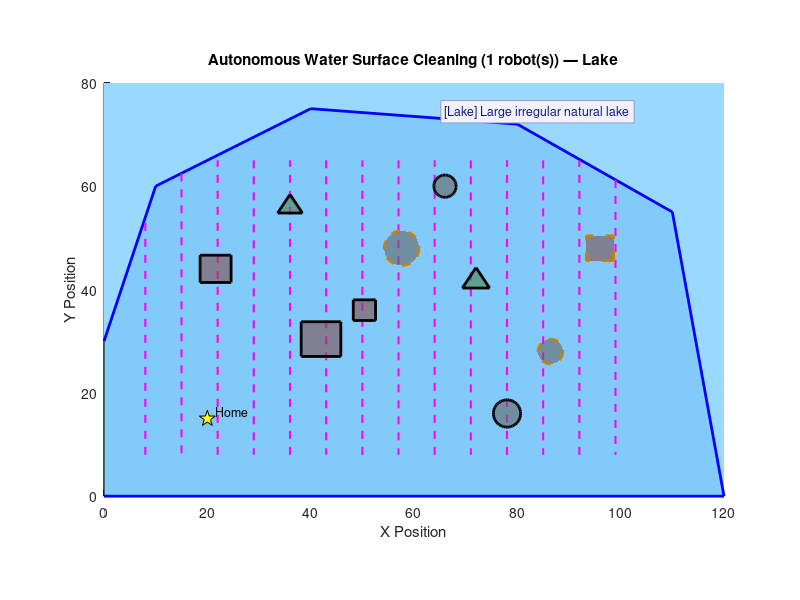

Write the MATLAB code that produced this figure. (Note: this script raises an error after producing the figure.)
%% ---------------- USER INPUT: ENVIRONMENT SELECTION ----------------

env_options = {'Lake', 'Pond', 'Pool', 'River', 'Ocean'};

[env_choice, env_ok] = listdlg( ...
    'PromptString', 'Select the water environment:', ...
    'SelectionMode', 'single', ...
    'ListString', env_options, ...
    'ListSize', [220 130], ...
    'Name', 'Environment Selection', ...
    'OKString', 'Select', ...
    'InitialValue', 1);

if ~env_ok
    disp('No environment selected. Defaulting to Lake.');
    env_choice = 1;
end

env_name = env_options{env_choice};
fprintf('Environment selected: %s\n', env_name);

%% ---------------- ENVIRONMENT PARAMETERS ----------------

switch env_name

    case 'Lake'
        xlim_range  = [0 120];
        ylim_range  = [0 80];
        water_color = [0.4 0.72 0.95];
        bg_color    = [0.6 0.85 1.0];
        boundary    = [0 0; 120 0; 110 55; 80 72; 40 75; 10 60; 0 30];
        spacing     = 7;
        xmin=8;  xmax=105; ymin=8;  ymax=65;
        num_trash   = 25;
        home_base   = [20 15];
        trash_speed_scale = 0.3;
        env_desc    = 'Large irregular natural lake';
        sweep_axis  = 'vertical';
        % obstacle_float_flags: 1 = floating, 0 = fixed
        % Expanded to 10 obstacles — 3 floating, 7 fixed
        obstacle_float_flags = [1; 0; 0; 1; 0; 0; 1; 0; 0; 0];
        obstacle_speed_scale = 0.82;

    case 'Pond'
        xlim_range  = [0 60];
        ylim_range  = [0 60];
        water_color = [0.3 0.65 0.45];
        bg_color    = [0.55 0.80 0.65];
        theta_pts   = linspace(0, 2*pi, 16)';
        cx=30; cy=30; rx=25; ry=22;
        bx = cx + rx*cos(theta_pts);
        by = cy + ry*sin(theta_pts);
        boundary    = [bx by];
        spacing     = 5;
        xmin=10; xmax=52; ymin=10; ymax=50;
        num_trash   = 12;
        home_base   = [15 15];
        trash_speed_scale = 0.15;
        env_desc    = 'Small compact pond';
        sweep_axis  = 'vertical';
        % 10 obstacles — 3 floating, 7 fixed
        obstacle_float_flags = [1; 0; 0; 1; 0; 0; 1; 0; 0; 0];
        obstacle_speed_scale = 0.65;

    case 'Pool'
        xlim_range  = [0 80];
        ylim_range  = [0 40];
        water_color = [0.1 0.65 0.85];
        bg_color    = [0.7 0.90 0.98];
        boundary    = [5 5; 75 5; 75 35; 5 35];
        spacing     = 5;
        xmin=8;  xmax=72; ymin=8;  ymax=32;
        num_trash   = 15;
        home_base   = [8 8];
        trash_speed_scale = 0.10;
        env_desc    = 'Rectangular swimming pool';
        sweep_axis  = 'vertical';
        % 9 obstacles — 4 floating, 5 fixed
        obstacle_float_flags = [1; 1; 0; 0; 1; 0; 0; 1; 0];
        obstacle_speed_scale = 1.038;

    case 'River'
        xlim_range  = [0 180];
        ylim_range  = [0 40];
        water_color = [0.3 0.55 0.80];
        bg_color    = [0.55 0.75 0.90];

        top_bank_x  = [0   30  60  90  120  150  180];
        top_bank_y  = [30  32  28  33   27   31   30];
        bot_bank_x  = [0   30  60  90  120  150  180];
        bot_bank_y  = [10  12   8  13    7   11   10];

        bx = [top_bank_x,  fliplr(bot_bank_x)];
        by = [top_bank_y,  fliplr(bot_bank_y)];
        boundary = [bx(:) by(:)];

        spacing    = 4;
        xmin = 5;   xmax = 173;
        ymin = 10;  ymax = 30;

        num_trash   = 30;
        home_base   = [10 20];
        trash_speed_scale = 0.5;
        env_desc    = 'Long narrow river channel';
        sweep_axis  = 'horizontal';
        % 7 obstacles for river (narrower space) — 3 floating, 4 fixed
        obstacle_float_flags = [1; 0; 1; 1; 0; 0; 0];
        obstacle_speed_scale = 1.35;

    case 'Ocean'
        xlim_range  = [0 200];
        ylim_range  = [0 120];
        water_color = [0.05 0.35 0.75];
        bg_color    = [0.2  0.55 0.90];
        bx = [0 200 200 0];
        by = [0 0   110 110];
        boundary    = [bx' by'];
        spacing     = 10;
        xmin=10; xmax=185; ymin=10; ymax=100;
        num_trash   = 40;
        home_base   = [15 15];
        trash_speed_scale = 0.6;
        env_desc    = 'Open ocean surface';
        sweep_axis  = 'vertical';
        % 8 obstacles — 3 floating, 5 fixed
        obstacle_float_flags = [1; 0; 0; 1; 0; 0; 1; 0];
        obstacle_speed_scale = 0.9;
end

%% ---------------- USER INPUT: NUMBER OF ROBOTS ----------------

num_robots_input = inputdlg('Enter number of robots to deploy (1-5):', ...
    'Robot Deployment', 1, {'1'});

if isempty(num_robots_input)
    disp('No input provided. Using 1 robot.');
    num_robots_total = 1;
else
    num_robots_total = round(str2double(num_robots_input{1}));
    num_robots_total = max(1, min(5, num_robots_total));
end

fprintf('Deploying %d robot(s)...\n', num_robots_total);

%% ---------------- USER INPUT: ROBOT SPEEDS ----------------

speed_prompts  = arrayfun(@(r) sprintf('Speed for Robot %d (1-10):', r), ...
    1:num_robots_total, 'UniformOutput', false);
speed_defaults = repmat({'4'}, 1, num_robots_total);

speed_input = inputdlg(speed_prompts, 'Robot Speeds', 1, speed_defaults);

robot_speeds = zeros(1, num_robots_total);
if isempty(speed_input)
    disp('No speed input provided. Using default speed 4 for all robots.');
    robot_speeds(:) = 4;
else
    for r = 1:num_robots_total
        v = str2double(speed_input{r});
        if isnan(v), v = 4; fprintf('Invalid speed for Robot %d. Using default: 4\n', r); end
        robot_speeds(r) = max(1, min(10, v));
    end
end

fprintf('\nRobot speeds assigned:\n');
for r = 1:num_robots_total
    fprintf('  Robot %d: %.1f units/s\n', r, robot_speeds(r));
end

%% ---------------- ROBOT COLORS ----------------

robot_colors = [
    1.0  0.0  0.0;
    0.0  0.7  0.0;
    0.0  0.0  1.0;
    1.0  0.5  0.0;
    0.6  0.0  0.8;
];

%% ---------------- FIGURE & ENVIRONMENT DRAWING ----------------

figure('Color','white');
hold on;
axis equal;
xlim(xlim_range);
ylim(ylim_range);

rectangle('Position',[xlim_range(1) ylim_range(1) ...
    diff(xlim_range) diff(ylim_range)], ...
    'FaceColor', bg_color, 'EdgeColor','none');

title(sprintf('Autonomous Water Surface Cleaning (%d robot(s)) — %s', ...
    num_robots_total, env_name));
xlabel('X Position');
ylabel('Y Position');

fill(boundary(:,1), boundary(:,2), water_color, 'FaceAlpha', 0.45);
plot(boundary(:,1), boundary(:,2), 'b', 'LineWidth', 2);

annotation_x = xlim_range(1) + 0.55*diff(xlim_range);
annotation_y = ylim_range(2) - 0.07*diff(ylim_range);
text(annotation_x, annotation_y, ...
    sprintf('[%s] %s', env_name, env_desc), ...
    'FontSize', 9, 'Color', [0.1 0.1 0.5], ...
    'BackgroundColor', [0.95 0.95 1], 'EdgeColor', [0.6 0.6 0.8]);

plot(home_base(1), home_base(2), 'kp', 'MarkerSize',12, 'MarkerFaceColor','y');
text(home_base(1)+1.5, home_base(2)+1.5, 'Home', 'FontSize', 9);

%% ---------------- GLOBAL COVERAGE PATH ----------------

all_waypoints = [];
W = diff(xlim_range);
H = diff(ylim_range);

if strcmp(sweep_axis, 'horizontal')
    y_lines   = ymin:spacing:ymax;
    x_sample  = linspace(xlim_range(1), xlim_range(2), 4000);

    for i = 1:length(y_lines)
        yi = y_lines(i);
        inside_mask = inpolygon(x_sample, repmat(yi, size(x_sample)), ...
                                boundary(:,1), boundary(:,2));
        if ~any(inside_mask), continue; end
        x_inside = x_sample(inside_mask);
        x_lo = max(min(x_inside), xmin);
        x_hi = min(max(x_inside), xmax);
        if x_hi <= x_lo, continue; end
        if mod(i,2)==1
            all_waypoints = [all_waypoints; x_lo yi; x_hi yi]; %#ok<AGROW>
        else
            all_waypoints = [all_waypoints; x_hi yi; x_lo yi]; %#ok<AGROW>
        end
    end
else
    x_lines  = xmin:spacing:xmax;
    y_sample = linspace(ylim_range(1), ylim_range(2), 2000);

    for i = 1:length(x_lines)
        xi = x_lines(i);
        inside_mask = inpolygon(repmat(xi, size(y_sample)), y_sample, ...
                                boundary(:,1), boundary(:,2));
        if ~any(inside_mask), continue; end
        y_inside = y_sample(inside_mask);
        y_lo = max(min(y_inside), ymin);
        y_hi = min(max(y_inside), ymax);
        if y_hi <= y_lo, continue; end
        if mod(i,2)==1
            all_waypoints = [all_waypoints; xi y_lo; xi y_hi]; %#ok<AGROW>
        else
            all_waypoints = [all_waypoints; xi y_hi; xi y_lo]; %#ok<AGROW>
        end
    end
end

for i = 1:2:size(all_waypoints,1)-1
    plot(all_waypoints(i:i+1,1), all_waypoints(i:i+1,2), 'm--', 'LineWidth', 1.5);
end

%% ---------------- OBSTACLES ----------------
% Columns: [cx_frac, cy_frac, shape_type, size_frac_x, size_frac_y]
% shape_type: 1=circle, 2=rectangle, 3=triangle
% Sizes are fractions of W (x) and H (y).
%
% Each environment now has ~10 obstacles spread across the water body.
% Fixed obstacles are distributed to create navigational challenges without
% completely blocking the sweep paths.

ox = xlim_range(1); oy = ylim_range(1);

switch env_name

    case 'Lake'
        % 10 obstacles spread across the irregular lake
        obs_fracs = [
            0.48  0.60  1  0.028  0;      % centre-left, circle
            0.35  0.38  2  0.032  0.042;  % mid-left, rectangle
            0.60  0.52  3  0.022  0;      % centre, triangle
            0.72  0.35  1  0.020  0;      % right-mid, circle
            0.18  0.55  2  0.025  0.033;  % left, rectangle
            0.55  0.75  1  0.018  0;      % upper-centre, circle  (NEW)
            0.80  0.60  2  0.022  0.030;  % upper-right, rectangle (NEW)
            0.30  0.70  3  0.020  0;      % upper-left, triangle  (NEW)
            0.65  0.20  1  0.022  0;      % lower-right, circle   (NEW)
            0.42  0.45  2  0.018  0.025;  % centre, small rect    (NEW)
        ];

    case 'Pond'
        % 9 obstacles inside the elliptical pond — kept well within boundary
        obs_fracs = [
            0.50  0.55  1  0.025  0;
            0.35  0.42  2  0.028  0.035;
            0.62  0.48  3  0.022  0;
            0.50  0.35  1  0.020  0;
            0.40  0.60  2  0.022  0.030;
            0.60  0.62  1  0.018  0;
            0.45  0.50  3  0.020  0;
            0.55  0.40  2  0.018  0.025;
            0.38  0.55  1  0.016  0;
        ];

    case 'Pool'
        % 10 obstacles in the rectangular pool — arranged in two rows
        obs_fracs = [
            0.25  0.45  1  0.022  0;
            0.40  0.65  2  0.025  0.030;
            0.55  0.35  1  0.020  0;
            0.70  0.60  3  0.022  0;
            0.85  0.40  2  0.020  0.028;
            0.30  0.70  1  0.018  0;
            0.50  0.55  2  0.022  0.025;
            0.65  0.45  1  0.020  0;
            0.75  0.30  3  0.018  0;
            0.45  0.35  1  0.016  0;
        ];

    case 'River'
        % 7 obstacles spread along the river channel (narrower environment)
        river_chan_w = xmax - xmin;
        river_chan_h = ymax - ymin;
        obs_fracs = [
            0.12  0.55  1  0.020  0;      % near-inlet, circle
            0.25  0.30  2  0.016  0.20;   % upper-quarter, rectangle
            0.38  0.70  1  0.018  0;      % lower-third, circle
            0.50  0.45  3  0.020  0;      % midpoint, triangle
            0.62  0.60  2  0.015  0.18;   % three-quarter, rectangle (NEW)
            0.74  0.35  1  0.018  0;      % three-quarter low, circle(NEW)
            0.85  0.65  3  0.016  0;      % near-exit upper, triangle(NEW)
        ];

    case 'Ocean'
        % 8 obstacles spread across the large ocean grid
        obs_fracs = [
            0.48  0.60  1  0.028  0;
            0.35  0.38  2  0.032  0.042;
            0.60  0.52  3  0.022  0;
            0.72  0.35  1  0.020  0;
            0.18  0.55  2  0.025  0.033;
            0.55  0.75  1  0.020  0;
            0.80  0.65  2  0.024  0.035;
            0.25  0.75  3  0.022  0;
        ];
end

% Convert fractional coords to absolute coords
num_obstacles = size(obs_fracs, 1);
obstacles = obs_fracs;

if strcmp(env_name, 'River')
    river_chan_w = xmax - xmin;
    river_chan_h = ymax - ymin;
    obstacles(:,1) = xmin + obs_fracs(:,1) * river_chan_w;
    obstacles(:,2) = ymin + obs_fracs(:,2) * river_chan_h;
    obstacles(:,4) = obs_fracs(:,4) * river_chan_w;
    obstacles(:,5) = obs_fracs(:,5) * river_chan_h;
else
    obstacles(:,1) = ox + obs_fracs(:,1)*W;
    obstacles(:,2) = oy + obs_fracs(:,2)*H;
    obstacles(:,4) = obs_fracs(:,4)*W;
    obstacles(:,5) = obs_fracs(:,5)*H;
end

%% ---- FLOATING OBSTACLE VELOCITIES ----------------

% Pad/trim flags to match actual num_obstacles
if length(obstacle_float_flags) < num_obstacles
    obstacle_float_flags(end+1:num_obstacles) = 0;
else
    obstacle_float_flags = obstacle_float_flags(1:num_obstacles);
end

obs_velocity = zeros(num_obstacles, 2);
for k = 1:num_obstacles
    if obstacle_float_flags(k)
        angle_k = 2*pi*rand();
        speed_k = obstacle_speed_scale * (1 + 0.5*rand());
        obs_velocity(k,:) = speed_k * [cos(angle_k), sin(angle_k)];
    end
end

%% ---- DRAW INITIAL OBSTACLES & STORE HANDLES ----------------

obs_handles = cell(num_obstacles, 1);

for i = 1:num_obstacles
    obs = obstacles(i,:);
    switch obs(3)
        case 1
            theta = linspace(0,2*pi,50);
            obs_handles{i} = fill(obs(1)+obs(4)*cos(theta), obs(2)+obs(4)*sin(theta), ...
                [0.4 0.4 0.4],'FaceAlpha',0.6,'EdgeColor','k','LineWidth',2);
        case 2
            s4=obs(4); s5=max(obs(5),obs(4)*0.6);
            obs_handles{i} = fill([obs(1)-s4 obs(1)+s4 obs(1)+s4 obs(1)-s4], ...
                 [obs(2)-s5 obs(2)-s5 obs(2)+s5 obs(2)+s5], ...
                 [0.5 0.3 0.3],'FaceAlpha',0.6,'EdgeColor','k','LineWidth',2);
        case 3
            obs_handles{i} = fill([obs(1) obs(1)+obs(4) obs(1)-obs(4)], ...
                 [obs(2)+obs(4) obs(2)-obs(4)/2 obs(2)-obs(4)/2], ...
                 [0.3 0.5 0.3],'FaceAlpha',0.6,'EdgeColor','k','LineWidth',2);
    end
    % Mark floating obstacles with a dashed edge
    if obstacle_float_flags(i)
        set(obs_handles{i}, 'LineStyle', '--', 'EdgeColor', [0.8 0.5 0]);
    end
end

%% ---------------- TRASH ----------------

trash_colors_palette = [
    0 0.8 0; 0.8 0.8 0; 0.8 0.4 0; 0.6 0.2 0.8; 1 0.5 0; 0 0.8 0.8;
];
trash_markers = {'o','s','d','^','v','pentagram'};
trash_color_idx  = randi(size(trash_colors_palette,1), num_trash, 1);
colored_trash    = trash_colors_palette(trash_color_idx, :);
trash_marker_idx = randi(length(trash_markers), num_trash, 1);
collected        = zeros(num_trash, 1);
trash            = zeros(num_trash, 2);

for i = 1:num_trash
    inside = false; too_close = true;
    attempt = 0;

    while (~inside || too_close) && attempt < 8000
        attempt = attempt + 1;
        if strcmp(env_name, 'River')
            tx = xmin + (xmax-xmin)*rand();
            ty = ymin + (ymax-ymin)*rand();
        else
            tx = xlim_range(1)+0.1*W + 0.8*W*rand();
            ty = ylim_range(1)+0.1*H + 0.8*H*rand();
        end
        test_point = [tx ty];
        inside = inpolygon(test_point(1), test_point(2), ...
                           boundary(:,1), boundary(:,2));
        if inside
            too_close = false;
            for k = 1:num_obstacles
                obs = obstacles(k,:);
                dist_to_obs = norm(test_point - obs(1:2));
                if obs(3)==1, sm=obs(4)+3;
                elseif obs(3)==2, sm=max(obs(4),obs(5))+3;
                else, sm=obs(4)+3; end
                if dist_to_obs < sm, too_close=true; break; end
            end
        end
    end
    trash(i,:) = test_point;
end

trash_plot = gobjects(num_trash, 1);
for i = 1:num_trash
    trash_plot(i) = scatter(trash(i,1), trash(i,2), 80, ...
        colored_trash(i,:), trash_markers{trash_marker_idx(i)}, 'filled');
end

trash_velocity = trash_speed_scale * (0.5 + rand(num_trash,2)) .* ...
    (2*randi([0,1],num_trash,2)-1);

if strcmp(env_name, 'River')
    trash_velocity(:,1) = trash_speed_scale * (0.5 + 0.5*rand(num_trash,1));
    trash_velocity(:,2) = 0.15 * trash_speed_scale * (2*rand(num_trash,1)-1);
end

%% ---------------- INITIALISE ROBOTS ----------------

total_wp     = size(all_waypoints, 1);
wp_per_robot = ceil(total_wp / num_robots_total);

detection_radius = 0.05 * W;
arrow_length     = 0.04 * W;

robots = struct();
for r = 1:num_robots_total
    if strcmp(env_name, 'River')
        start_x = home_base(1) + (r-1) * 12;
        start_y = (ymin + ymax) / 2 + (mod(r,2)*2-1) * 2;
    else
        start_x = home_base(1) + (r-1) * max(spacing, 6);
        start_y = home_base(2) + mod(r-1,2) * 3;
    end

    robots(r).x        = start_x;
    robots(r).y        = start_y;
    robots(r).theta    = 0;
    robots(r).v        = robot_speeds(r);
    robots(r).done     = false;
    robots(r).returning = false;
    robots(r).stuck_counter = 0;

    wp_start = (r-1)*wp_per_robot + 1;
    wp_end   = min(r*wp_per_robot, total_wp);
    robots(r).waypoints   = all_waypoints(wp_start:wp_end, :);
    robots(r).current_wp  = 1;
    robots(r).prev_pos    = [start_x, start_y];

    rcolor = robot_colors(r,:);
    robots(r).body  = plot(robots(r).x, robots(r).y, 'o', ...
        'MarkerSize',14,'MarkerFaceColor',rcolor,'MarkerEdgeColor','k');
    robots(r).dir   = quiver(robots(r).x, robots(r).y, ...
        arrow_length*cos(robots(r).theta), arrow_length*sin(robots(r).theta), ...
        0,'k','LineWidth',2);
    robots(r).label = text(robots(r).x+1, robots(r).y+1.5, ...
        sprintf('R%d (v=%.1f)',r,robot_speeds(r)), ...
        'FontSize',8,'Color',rcolor,'FontWeight','bold');
end

%% ---- INTER-ROBOT AVOIDANCE PARAMETERS ----
robot_repulsion_radius   = 0.035 * W;
robot_repulsion_strength = 2.0;
boundary_margin          = 1.5;

%% ---------------- PERFORMANCE METRICS ----------------

total_distance  = zeros(1, num_robots_total);
sim_time        = 0;
time_log        = [];
trash_log       = [];
dist_log        = zeros(0, num_robots_total);
collection_time = [];
collection_type = [];

stats_text = text(xlim_range(1)+1, ylim_range(2)-3, '', ...
    'FontSize',9,'BackgroundColor','w','EdgeColor','k');

%% ---------------- LEGEND ----------------

legend_handles = gobjects(num_robots_total,1);
for r = 1:num_robots_total
    legend_handles(r) = plot(nan,nan,'o', ...
        'MarkerFaceColor',robot_colors(r,:),'MarkerEdgeColor','k', ...
        'MarkerSize',10,'DisplayName',sprintf('Robot %d (v=%.1f)',r,robot_speeds(r)));
end
legend(legend_handles,'Location','southeast');

%% ---------------- MAIN LOOP ----------------

dt   = 0.1;
all_done = false;

while ~all_done

    %% ---- MOVE FLOATING OBSTACLES ----
    for k = 1:num_obstacles
        if ~obstacle_float_flags(k), continue; end  % skip fixed obstacles

        obs = obstacles(k,:);
        new_cx = obs(1) + obs_velocity(k,1)*dt;
        new_cy = obs(2) + obs_velocity(k,2)*dt;

        % Compute safe clearance radius for this obstacle
        if obs(3)==1,      obs_r = obs(4);
        elseif obs(3)==2,  obs_r = max(obs(4), obs(5));
        else,              obs_r = obs(4);
        end
        clearance = obs_r + 1.0;

        check_a  = linspace(0, 2*pi, 9); check_a(end) = [];
        check_px = new_cx + clearance * cos(check_a);
        check_py = new_cy + clearance * sin(check_a);
        all_inside = all(inpolygon(check_px, check_py, boundary(:,1), boundary(:,2)));

        if all_inside
            collision = false;
            for j = 1:num_obstacles
                if j==k, continue; end
                obs_j = obstacles(j,:);
                if obs_j(3)==1,      r_j = obs_j(4);
                elseif obs_j(3)==2,  r_j = max(obs_j(4),obs_j(5));
                else,                r_j = obs_j(4);
                end
                if norm([new_cx new_cy] - obs_j(1:2)) < (obs_r + r_j + 1.5)
                    collision = true; break;
                end
            end
            if ~collision
                obstacles(k,1) = new_cx;
                obstacles(k,2) = new_cy;
            else
                obs_velocity(k,:) = -obs_velocity(k,:);
            end
        else
            check_px2 = obs(1) - obs_velocity(k,1)*dt + clearance*cos(check_a);
            check_py2 = obs(2) + obs_velocity(k,2)*dt + clearance*sin(check_a);
            if all(inpolygon(check_px2, check_py2, boundary(:,1), boundary(:,2)))
                obs_velocity(k,1) = -obs_velocity(k,1);
                obstacles(k,1) = obs(1) + obs_velocity(k,1)*dt;
                obstacles(k,2) = obs(2) + obs_velocity(k,2)*dt;
            else
                check_px3 = obs(1) + obs_velocity(k,1)*dt + clearance*cos(check_a);
                check_py3 = obs(2) - obs_velocity(k,2)*dt + clearance*sin(check_a);
                if all(inpolygon(check_px3, check_py3, boundary(:,1), boundary(:,2)))
                    obs_velocity(k,2) = -obs_velocity(k,2);
                    obstacles(k,1) = obs(1) + obs_velocity(k,1)*dt;
                    obstacles(k,2) = obs(2) + obs_velocity(k,2)*dt;
                else
                    obs_velocity(k,:) = -obs_velocity(k,:);
                end
            end
        end

        % Redraw this floating obstacle at its new position
        cx_new = obstacles(k,1); cy_new = obstacles(k,2);
        switch obs(3)
            case 1
                theta_draw = linspace(0,2*pi,50);
                set(obs_handles{k}, ...
                    'XData', cx_new + obs(4)*cos(theta_draw), ...
                    'YData', cy_new + obs(4)*sin(theta_draw));
            case 2
                s4=obs(4); s5=max(obs(5),obs(4)*0.6);
                set(obs_handles{k}, ...
                    'XData', [cx_new-s4 cx_new+s4 cx_new+s4 cx_new-s4], ...
                    'YData', [cy_new-s5 cy_new-s5 cy_new+s5 cy_new+s5]);
            case 3
                set(obs_handles{k}, ...
                    'XData', [cx_new cx_new+obs(4) cx_new-obs(4)], ...
                    'YData', [cy_new+obs(4) cy_new-obs(4)/2 cy_new-obs(4)/2]);
        end
    end

    %% ---- MOVE TRASH ----
    for i = 1:num_trash
        if collected(i)==0
            new_pos = trash(i,:) + trash_velocity(i,:)*dt;
            if inpolygon(new_pos(1),new_pos(2),boundary(:,1),boundary(:,2))
                valid = true;
                for k = 1:num_obstacles
                    obs = obstacles(k,:);
                    d = norm(new_pos - obs(1:2));
                    if obs(3)==1, sm=obs(4)+2.5;
                    elseif obs(3)==2, sm=max(obs(4),obs(5))+2.5;
                    else, sm=obs(4)+2.5; end
                    if d < sm, valid=false; break; end
                end
                if valid
                    trash(i,:) = new_pos;
                else
                    trash_velocity(i,:) = -trash_velocity(i,:);
                end
            else
                if strcmp(env_name, 'River') && new_pos(1) > xmax
                    trash(i,1) = xmin + 2;
                    trash(i,2) = ymin + (ymax-ymin)*rand();
                    if ~inpolygon(trash(i,1), trash(i,2), boundary(:,1), boundary(:,2))
                        trash(i,2) = (ymin+ymax)/2;
                    end
                else
                    trash_velocity(i,2) = -trash_velocity(i,2);
                    if new_pos(1) < xmin
                        trash_velocity(i,1) = abs(trash_velocity(i,1));
                    end
                end
            end
            set(trash_plot(i),'XData',trash(i,1),'YData',trash(i,2));
        end
    end

    %% ---- UPDATE EACH ROBOT ----
    for r = 1:num_robots_total
        if robots(r).done, continue; end

        rx = robots(r).x; ry = robots(r).y;

        % STUCK DETECTION
        dist_moved = norm([rx ry] - robots(r).prev_pos);
        if dist_moved < 0.05 * robots(r).v * dt
            robots(r).stuck_counter = robots(r).stuck_counter + 1;
        else
            robots(r).stuck_counter = 0;
        end
        robots(r).prev_pos = [rx ry];

        if robots(r).stuck_counter > 20
            robots(r).theta = robots(r).theta + pi/3 + 0.5*randn();
            robots(r).stuck_counter = 0;
        end

        if robots(r).returning
            if norm([rx ry]-home_base) < 2
                robots(r).done = true;
                continue;
            end
            target = home_base;

        else
            trash_found = false;
            for i = 1:num_trash
                if collected(i)==0 && norm([rx ry]-trash(i,:)) < detection_radius
                    trash_found = true; trash_index = i; break;
                end
            end

            if trash_found
                target = trash(trash_index,:);
                if norm([rx ry]-target) <= 2
                    collected(trash_index) = 1;
                    trash(trash_index,:) = [NaN NaN];
                    set(trash_plot(trash_index),'Visible','off');
                    collection_time(end+1) = sim_time;
                    collection_type(end+1) = trash_color_idx(trash_index);
                    continue;
                end
            else
                if robots(r).current_wp <= size(robots(r).waypoints,1)
                    target = robots(r).waypoints(robots(r).current_wp,:);
                    if norm([rx ry]-target) < 2
                        robots(r).current_wp = robots(r).current_wp + 1;
                        continue;
                    end
                else
                    remaining = find(collected==0);
                    if isempty(remaining)
                        robots(r).returning = true;
                        continue;
                    end
                    dists = vecnorm(trash(remaining,:)-[rx ry],2,2);
                    [~,ii] = min(dists);
                    target = trash(remaining(ii),:);
                end
            end
        end

        % ---- MOVE TOWARD TARGET ----
        angle_to_target = atan2(target(2)-ry, target(1)-rx);
        angle_error = atan2(sin(angle_to_target-robots(r).theta), ...
                            cos(angle_to_target-robots(r).theta));
        omega = 2 * angle_error;

        % INTER-ROBOT REPULSION
        repulsion_dx = 0; repulsion_dy = 0;
        for rr = 1:num_robots_total
            if rr == r || robots(rr).done, continue; end
            diff_vec = [rx ry] - [robots(rr).x robots(rr).y];
            dist_rr  = norm(diff_vec);
            if dist_rr < robot_repulsion_radius && dist_rr > 1e-3
                repulsion_force = robot_repulsion_strength * ...
                    (robot_repulsion_radius - dist_rr) / robot_repulsion_radius;
                repulsion_dx = repulsion_dx + repulsion_force * diff_vec(1)/dist_rr;
                repulsion_dy = repulsion_dy + repulsion_force * diff_vec(2)/dist_rr;
            end
        end

        desired_dx = cos(robots(r).theta) + repulsion_dx;
        desired_dy = sin(robots(r).theta) + repulsion_dy;
        blended_angle = atan2(desired_dy, desired_dx);
        blend_error = atan2(sin(blended_angle - robots(r).theta), ...
                            cos(blended_angle - robots(r).theta));
        omega = omega + 3.0 * blend_error;

        % ---- OBSTACLE AVOIDANCE ----
        next_x = rx + robots(r).v*cos(robots(r).theta)*dt;
        next_y = ry + robots(r).v*sin(robots(r).theta)*dt;

        avoid = false;
        for k = 1:num_obstacles
            obs = obstacles(k,:);
            d = norm([next_x next_y]-obs(1:2));
            if obs(3)==1, sd=obs(4)+2;
            elseif obs(3)==2, sd=max(obs(4),obs(5))+2;
            else, sd=obs(4)+2; end
            if d < sd
                avoid = true;
                angle_away = atan2(ry-obs(2), rx-obs(1));
                robots(r).theta = angle_away + pi/2;
                break;
            end
        end

        if avoid
            robots(r).x = rx + robots(r).v*cos(robots(r).theta)*dt;
            robots(r).y = ry + robots(r).v*sin(robots(r).theta)*dt;
        else
            robots(r).theta = robots(r).theta + omega*dt;
            nx = rx + robots(r).v*cos(robots(r).theta)*dt;
            ny = ry + robots(r).v*sin(robots(r).theta)*dt;

            if inpolygon(nx, ny, boundary(:,1), boundary(:,2))
                robots(r).x = nx;
                robots(r).y = ny;
            else
                ny_flip = ry - robots(r).v*sin(robots(r).theta)*dt;
                nx_flip = rx + robots(r).v*cos(robots(r).theta)*dt;
                if inpolygon(nx_flip, ny_flip, boundary(:,1), boundary(:,2))
                    robots(r).x = nx_flip;
                    robots(r).y = ny_flip;
                    robots(r).theta = -robots(r).theta;
                else
                    ny_flip2 = ry + robots(r).v*sin(robots(r).theta)*dt;
                    nx_flip2 = rx - robots(r).v*cos(robots(r).theta)*dt;
                    if inpolygon(nx_flip2, ny_flip2, boundary(:,1), boundary(:,2))
                        robots(r).x = nx_flip2;
                        robots(r).y = ny_flip2;
                        robots(r).theta = pi - robots(r).theta;
                    else
                        cx_b = mean(boundary(:,1));
                        cy_b = mean(boundary(:,2));
                        robots(r).theta = atan2(cy_b - ry, cx_b - rx) + 0.3*randn();
                    end
                end
            end

            check_angles = linspace(0, 2*pi, 8);
            check_pts_x  = robots(r).x + boundary_margin * cos(check_angles);
            check_pts_y  = robots(r).y + boundary_margin * sin(check_angles);
            inside_check = inpolygon(check_pts_x, check_pts_y, ...
                                     boundary(:,1), boundary(:,2));
            if sum(inside_check) < 5
                cx_b = mean(boundary(:,1));
                cy_b = mean(boundary(:,2));
                inward_angle = atan2(cy_b - robots(r).y, cx_b - robots(r).x);
                inward_error = atan2(sin(inward_angle - robots(r).theta), ...
                                     cos(inward_angle - robots(r).theta));
                robots(r).theta = robots(r).theta + 0.5 * inward_error;
            end
        end

        total_distance(r) = total_distance(r) + robots(r).v*dt;
    end

    sim_time = sim_time + dt;

    % ---- LOGGING ----
    time_log(end+1)  = sim_time;
    trash_log(end+1) = sum(collected);
    dist_log(end+1,:) = total_distance;

    % ---- UPDATE ROBOT GRAPHICS ----
    for r = 1:num_robots_total
        set(robots(r).body,'XData',robots(r).x,'YData',robots(r).y);
        set(robots(r).dir,'XData',robots(r).x,'YData',robots(r).y, ...
            'UData',arrow_length*cos(robots(r).theta), ...
            'VData',arrow_length*sin(robots(r).theta));
        set(robots(r).label,'Position',[robots(r).x+1, robots(r).y+1.5]);
    end

    % ---- STATS ----
    stats_str = sprintf('Env: %s\nTrash: %d/%d\nTime: %.1fs', ...
        env_name, sum(collected), num_trash, sim_time);
    for r = 1:num_robots_total
        stats_str = sprintf('%s\nR%d dist: %.1f', stats_str, r, total_distance(r));
    end
    set(stats_text,'String',stats_str);

    drawnow;

    all_done = all([robots.done]);
    if sum(collected)==num_trash && ~all_done
        for r = 1:num_robots_total
            robots(r).returning = true;
        end
    end
end

disp('Mission Completed. All robots returned home.');

%% ---------------- FINAL STATS ----------------

fprintf('\n========================================\n');
fprintf('    MISSION COMPLETE - FINAL STATS     \n');
fprintf('========================================\n');
fprintf('Environment:                %s\n', env_name);
fprintf('Robots deployed:            %d\n', num_robots_total);
fprintf('Total trash collected:      %d/%d\n', sum(collected), num_trash);
fprintf('Collection efficiency:      %.1f%%\n', (sum(collected)/num_trash)*100);
fprintf('Total mission time:         %.2f seconds\n', sim_time);
fprintf('Total obstacles:            %d (%d fixed, %d floating)\n', ...
    num_obstacles, sum(~obstacle_float_flags), sum(obstacle_float_flags~=0));
fprintf('\nPer-robot distances and speeds:\n');
for r = 1:num_robots_total
    fprintf('  Robot %d (speed=%.1f): %.2f units\n', r, robot_speeds(r), total_distance(r));
end
fprintf('Total distance (all):       %.2f units\n', sum(total_distance));

type_names = {'Plastic','Paper','Metal','Glass','Organic','Electronic'};
if ~isempty(collection_type)
    fprintf('\nTrash type breakdown:\n');
    for t = 1:6
        count = sum(collection_type==t);
        if count>0
            fprintf('  %s: %d (%.1f%%)\n', type_names{t}, count, (count/length(collection_type))*100);
        end
    end
end
fprintf('========================================\n');

%% ---------------- PERFORMANCE GRAPHS ----------------

figure('Position',[100 100 1000 700]);

subplot(2,2,1)
plot(time_log, dist_log, 'LineWidth',2);
xlabel('Time (s)'); ylabel('Distance Traveled');
title(sprintf('[%s] Distance vs Time per Robot', env_name));
legend(arrayfun(@(r) sprintf('Robot %d (v=%.1f)',r,robot_speeds(r)), ...
    1:num_robots_total,'UniformOutput',false));
grid on;

subplot(2,2,2)
plot(time_log, trash_log,'LineWidth',2,'Color','[0 0.5 0]');
xlabel('Time (s)'); ylabel('Trash Collected');
title(sprintf('[%s] Total Trash Collection Progress', env_name));
grid on;

subplot(2,2,3)
if ~isempty(collection_time)
    stairs(collection_time, 1:length(collection_time),'LineWidth',2,'Color','r');
    xlabel('Time (s)'); ylabel('Cumulative Trash');
    title('Collection Events Over Time');
    grid on;
end

subplot(2,2,4)
if ~isempty(collection_type)
    histogram(collection_type, 1:7,'FaceColor',[0.5 0.5 0.8]);
    xlabel('Trash Type'); ylabel('Count');
    title('Trash Type Distribution');
    set(gca,'XTickLabel',{'Plastic','Paper','Metal','Glass','Organic','Electronic'});
    xtickangle(45); grid on;
end
